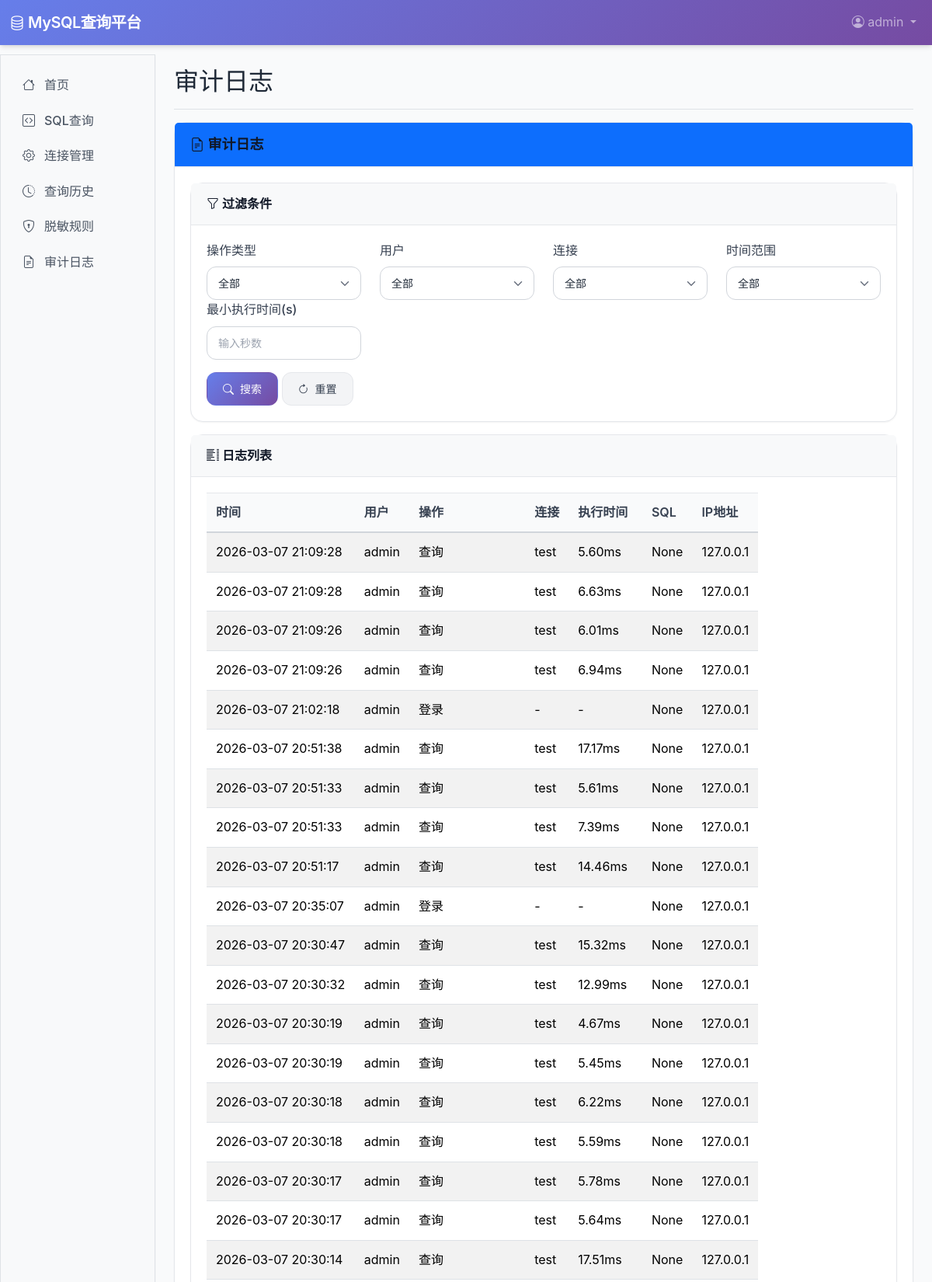
Screenshot of /audit/ (signed in, upper part) with the database file from the repository.
### accounts/models.py (models this page shows, shortened)
class User(AbstractUser):
    ROLE_CHOICES = (
        ('normal', '普通用户'),
        ('admin', '管理员'),
    )
    role = models.CharField(max_length=10, choices=ROLE_CHOICES, default='normal')
    last_login_ip = models.GenericIPAddressField(null=True, blank=True, verbose_name='上次登录IP')
    login_count = models.PositiveIntegerField(default=0, verbose_name='登录次数')
    groups = models.ManyToManyField(
        Group,
        verbose_name='groups',
        blank=True,
        help_text='The groups this user belongs to.',
        related_name='custom_user_set',
        related_query_name='custom_user',
    )
    user_permissions = models.ManyToManyField(
        Permission,
        verbose_name='user permissions',
        blank=True,
        help_text='Specific permissions for this user.',
        related_name='custom_user_set',
        related_query_name='custom_user',
    )
    class Meta:
        verbose_name = '用户'
        verbose_name_plural = '用户'

### audit/models.py (models this page shows, shortened)
class AuditLog(models.Model):
    ACTION_CHOICES = (
        ('query', '查询'),
        ('login', '登录'),
        ('logout', '登出'),
        ('create_connection', '创建连接'),
        ('update_connection', '更新连接'),
        ('delete_connection', '删除连接'),
        ('create_masking', '创建脱敏规则'),
        ('update_masking', '更新脱敏规则'),
        ('delete_masking', '删除脱敏规则'),
    )
    user = models.ForeignKey(
        settings.AUTH_USER_MODEL,
        on_delete=models.CASCADE,
        related_name='audit_logs'
    )
    connection = models.ForeignKey(
        MySQLConnection,
        on_delete=models.CASCADE,
        related_name='audit_logs',
        null=True,
        blank=True
    )
    action = models.CharField(max_length=20, choices=ACTION_CHOICES)
    sql = models.TextField(null=True, blank=True, verbose_name='SQL 语句')
    execution_time = models.FloatField(null=True, blank=True, verbose_name='执行时间(ms)')
    ip_address = models.GenericIPAddressField(null=True, blank=True, verbose_name='IP 地址')
    created_at = models.DateTimeField(auto_now_add=True)
    class Meta:
        verbose_name = '审计日志'
        verbose_name_plural = '审计日志'
        ordering = ['-created_at']

### connections/models.py (models this page shows, shortened)
class MySQLConnection(models.Model):
    STATUS_CHOICES = [
        ('active', '已连接'),
        ('inactive', '未连接'),
    ]
    name = models.CharField(max_length=100, verbose_name='连接名称')
    status = models.CharField(
        max_length=10,
        choices=STATUS_CHOICES,
        default='inactive',
        verbose_name='连接状态'
    )
    host = models.CharField(max_length=255, verbose_name='主机地址')
    port = models.PositiveIntegerField(default=3306, verbose_name='端口')
    database = models.CharField(max_length=100, verbose_name='数据库名称')
    username = models.CharField(max_length=100, verbose_name='用户名')
    password = models.CharField(max_length=255, verbose_name='密码')
    created_by = models.ForeignKey(
        settings.AUTH_USER_MODEL,
        on_delete=models.CASCADE,
        related_name='connections'
    )
    created_at = models.DateTimeField(auto_now_add=True)
    updated_at = models.DateTimeField(auto_now=True)
    class Meta:
        verbose_name = 'MySQL 连接'
        verbose_name_plural = 'MySQL 连接'

### audit/views.py (the view, shortened to what this page needs)
# urls.py: path('', views.audit_log_list_view, name='audit_list'),
@login_required
def audit_log_list_view(request):
    if request.user.role != 'admin':
        from django.contrib import messages
        messages.error(request, '您没有权限访问审计日志！')
        return render(request, 'errors/403.html')
    logs = AuditLog.objects.all()
    action = request.GET.get('action')
    user_id = request.GET.get('user')
    connection_id = request.GET.get('connection')
    date_range = request.GET.get('date_range')
    min_time = request.GET.get('min_time')
    if min_time:
        try:
            min_time_ms = float(min_time) * 1000
            logs = logs.filter(execution_time__gte=min_time_ms)
        except:
            pass
    if action:
        logs = logs.filter(action=action)
    if user_id:
        logs = logs.filter(user_id=user_id)
    if connection_id:
        logs = logs.filter(connection_id=connection_id)
    paginator = Paginator(logs, 50)
    page = request.GET.get('page')
    logs_page = paginator.get_page(page)
    from accounts.models import User
    all_users = User.objects.all()
    from connections.models import MySQLConnection
    all_connections = MySQLConnection.objects.all()
    context = {
        'logs': logs_page,
        'all_users': all_users,
        'all_connections': all_connections,
        'selected_action': action,
        'selected_user': user_id,
        'selected_connection': connection_id,
        'selected_date_range': date_range,
        'selected_min_time': min_time,
    }
    return render(request, 'audit/list.html', context)

### audit/templates/audit/list.html (shortened to what this page needs)
{% extends 'base.html' %}
{% block page_title %}审计日志{% endblock %}
{% block content %}
<div class="row">
    <div class="col-lg-12 mb-4">
        <div class="card">
            <div class="card-header bg-primary text-white">
                <h5 class="mb-0">
                    <i class="bi bi-file-earmark-text"></i> 审计日志
                </h5>
            </div>
            <div class="card-body">
                <div class="row mb-3">
                    <div class="col-md-12">
                        <div class="card">
                            <div class="card-header bg-light">
                                <h6 class="mb-0">
                                    <i class="bi bi-funnel"></i> 过滤条件
                                </h6>
                            </div>
                            <div class="card-body">
                                <form id="filter-form">
                                    <div class="row">
                                        <div class="col-md-3">
                                            <label for="action" class="form-label">操作类型</label>
                                            <select class="form-select" id="action" name="action">
                                                <option value="">全部</option>
                                            </select>
                                        </div>
                                        <div class="col-md-3">
                                            <label for="user" class="form-label">用户</label>
                                            <select class="form-select" id="user" name="user">
                                                <option value="">全部</option>
                                            </select>
                                        </div>
                                        <div class="col-md-3">
                                            <label for="connection" class="form-label">连接</label>
                                            <select class="form-select" id="connection" name="connection">
                                                <option value="">全部</option>
                                            </select>
                                        </div>
                                        <div class="col-md-3">
                                            <label for="date_range" class="form-label">时间范围</label>
                                            <select class="form-select" id="date_range" name="date_range">
                                                <option value="">全部</option>
                                            </select>
                                        </div>
                                        <div class="col-md-3">
                                            <label for="min_time" class="form-label">最小执行时间(s)</label>
                                            <input type="number" class="form-control" id="min_time" name="min_time"
                                                   placeholder="输入秒数" step="0.1" min="0"
                                                   value="{{ request.GET.min_time }}">
                                        </div>
                                    </div>
                                    <div class="row mt-3">
                                        <div class="col-md-12">
                                            <button type="submit" class="btn btn-primary">
                                                <i class="bi bi-search"></i> 搜索
                                            </button>
                                            <a href="{% url 'audit:audit_list' %}" class="btn btn-secondary">
                                                <i class="bi bi-arrow-clockwise"></i> 重置
                                            </a>
                                        </div>
                                    </div>
                                </form>
                            </div>
                        </div>
                    </div>
                </div>
                {% if logs %}
                    <div class="row mb-3">
                        <div class="col-md-12">
                            <div class="card">
                                <div class="card-header bg-light">
                                    <h6 class="mb-0">
                                        <i class="bi bi-list-columns"></i> 日志列表
                                    </h6>
                                </div>
                                <div class="card-body">
                                    <div class="table-responsive">
                                        <table class="table table-striped table-hover">
                                            <thead class="table-primary">
                                                <tr>
                                                    <th>时间</th>
                                                    <th>用户</th>
                                                    <th>操作</th>
                                                    <th>连接</th>
                                                    <th>执行时间</th>
                                                    <th>SQL</th>
                                                    <th>IP地址</th>
                                                </tr>
                                            </thead>
                                            <tbody>
                                                {% for log in logs %}
                                                    <tr>
                                                        <td>{{ log.created_at|date:"Y-m-d H:i:s" }}</td>
                                                        <td>{{ log.user.username }}</td>
                                                        <td>{{ log.get_action_display }}</td>
                                                        <td>{% if log.connection %}{{ log.connection.name }}{% else %}-{% endif %}</td>
                                                        <td>{% if log.execution_time %}{{ log.execution_time|floatformat:2 }}ms{% else %}-{% endif %}</td>
                                                        <td>
                                                            <div class="sql-preview">
                                                                {{ log.sql|truncatechars:50 }}
                                                            </div>
                                                        </td>
                                                        <td>{{ log.ip_address }}</td>
                                                    </tr>
                                                {% endfor %}
                                            </tbody>
                                        </table>
                                    </div>
                                </div>
                            </div>
                        </div>
                    </div>
                {% else %}
                    <div class="text-center">
                        <i class="bi bi-inbox" style="font-size: 4rem; color: #ccc; margin-bottom: 20px;"></i>
                        <p class="text-muted">没有符合条件的审计日志</p>
                    </div>
                {% endif %}
            </div>
        </div>
    </div>
</div>
{% endblock %}

### templates/navbar.html (shortened to what this page needs)
<nav class="navbar navbar-expand-lg navbar-dark bg-primary fixed-top">
    <div class="container-fluid">
        <a class="navbar-brand" href="{% url 'queries:query_list' %}">
            <i class="bi bi-database"></i> MySQL查询平台
        </a>
        <div class="collapse navbar-collapse" id="navbarNav">
            <ul class="navbar-nav ms-auto">
                {% if user.is_authenticated %}
                    <li class="nav-item dropdown">
                        <a class="nav-link dropdown-toggle" href="#" role="button" data-bs-toggle="dropdown" aria-expanded="false">
                            <i class="bi bi-person-circle"></i> {{ user.username }}
                        </a>
                    </li>
                {% else %}
                    <li class="nav-item">
                        <a class="nav-link" href="{% url 'accounts:login' %}">登录</a>
                    </li>
                {% endif %}
            </ul>
        </div>
    </div>
</nav>

### rows the page displays
User: username "admin"
AuditLog: created_at "2026-03-07 21:09:28", user.username "admin", action "查询", connection.name "test", execution_time "5.60", sql "None", ip_address "127.0.0.1"
AuditLog: created_at "2026-03-07 21:09:28", user.username "admin", action "查询", connection.name "test", execution_time "6.63", sql "None", ip_address "127.0.0.1"
AuditLog: created_at "2026-03-07 21:09:26", user.username "admin", action "查询", connection.name "test", execution_time "6.01", sql "None", ip_address "127.0.0.1"
AuditLog: created_at "2026-03-07 21:09:26", user.username "admin", action "查询", connection.name "test", execution_time "6.94", sql "None", ip_address "127.0.0.1"
AuditLog: created_at "2026-03-07 21:02:18", user.username "admin", action "登录", sql "None", ip_address "127.0.0.1"
AuditLog: created_at "2026-03-07 20:51:38", user.username "admin", action "查询", connection.name "test", execution_time "17.17", sql "None", ip_address "127.0.0.1"
AuditLog: created_at "2026-03-07 20:51:33", user.username "admin", action "查询", connection.name "test", execution_time "5.61", sql "None", ip_address "127.0.0.1"
AuditLog: created_at "2026-03-07 20:51:33", user.username "admin", action "查询", connection.name "test", execution_time "7.39", sql "None", ip_address "127.0.0.1"
AuditLog: created_at "2026-03-07 20:51:17", user.username "admin", action "查询", connection.name "test", execution_time "14.46", sql "None", ip_address "127.0.0.1"
AuditLog: created_at "2026-03-07 20:35:07", user.username "admin", action "登录", sql "None", ip_address "127.0.0.1"
AuditLog: created_at "2026-03-07 20:30:47", user.username "admin", action "查询", connection.name "test", execution_time "15.32", sql "None", ip_address "127.0.0.1"
AuditLog: created_at "2026-03-07 20:30:32", user.username "admin", action "查询", connection.name "test", execution_time "12.99", sql "None", ip_address "127.0.0.1"
AuditLog: created_at "2026-03-07 20:30:19", user.username "admin", action "查询", connection.name "test", execution_time "4.67", sql "None", ip_address "127.0.0.1"
AuditLog: created_at "2026-03-07 20:30:19", user.username "admin", action "查询", connection.name "test", execution_time "5.45", sql "None", ip_address "127.0.0.1"
AuditLog: created_at "2026-03-07 20:30:18", user.username "admin", action "查询", connection.name "test", execution_time "6.22", sql "None", ip_address "127.0.0.1"
AuditLog: created_at "2026-03-07 20:30:18", user.username "admin", action "查询", connection.name "test", execution_time "5.59", sql "None", ip_address "127.0.0.1"
AuditLog: created_at "2026-03-07 20:30:17", user.username "admin", action "查询", connection.name "test", execution_time "5.78", sql "None", ip_address "127.0.0.1"
AuditLog: created_at "2026-03-07 20:30:17", user.username "admin", action "查询", connection.name "test", execution_time "5.64", sql "None", ip_address "127.0.0.1"
AuditLog: created_at "2026-03-07 20:30:14", user.username "admin", action "查询", connection.name "test", execution_time "17.51", sql "None", ip_address "127.0.0.1"
